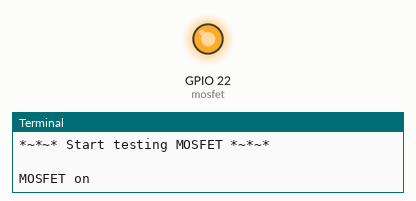
This program was run on a simulated Raspberry Pi (BCM pin numbers). Shown: output pins drawn as LEDs (lit = HIGH), the last lines printed to the terminal. At 2.0 s the program stops and its outputs stay as they are.

Above: at 0.1 s.
At 2.1 s:
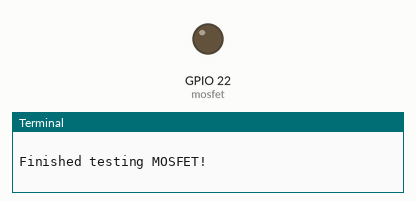
Timing chart, 0 to 3.5 s (numbered marks = the images above):
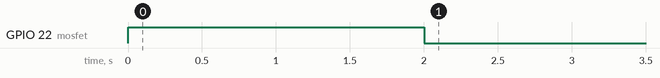

Measured:
- by itself, GPIO 22 (mosfet): LOW → HIGH at 0.00 s, → LOW 2.0 s later

The program:

mosfet_py3.py
```python
import time
from time import sleep
import os
import RPi.GPIO as GPIO

GPIO.setmode (GPIO.BCM) #BCM uses the GPIO numbers while BOARD uses the actual pin number
GPIO.setwarnings (False)

mosfet = 22

GPIO.setup(mosfet,GPIO.OUT)

print("*~*~* Start testing MOSFET *~*~*")
print("")

print("MOSFET on")
GPIO.output(mosfet,GPIO.HIGH)
time.sleep(2)
print("MOSFET off")
GPIO.output(mosfet,GPIO.LOW)

print("")
print("Finished testing MOSFET!")
print("")

GPIO.cleanup()
```
